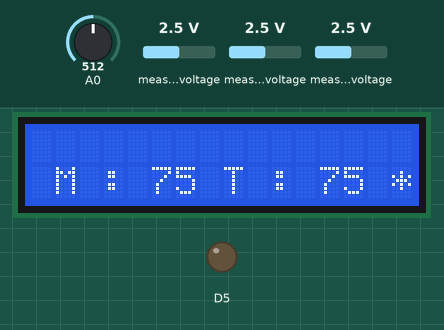
Simulated run of this sketch. Board: ESP8266 (NodeMCU). Parts: 16×2 character LCD, output pins drawn as LEDs (lit = HIGH). The test bench sets the inputs (shaded band); at power-on: A0 = 512, measured voltage 2.5 V. WiFi joins after 1.5 s; servers stay silent unless stated; random numbers use the default seed unless the sketch sets one; no MQTT or app messages arrive unless stated; what the sketch prints to the serial monitor is not drawn.

Above: at 2.7 s.
2.8 s: A0 set to 218
5.3 s: A0 set to 185
At 8.1 s:
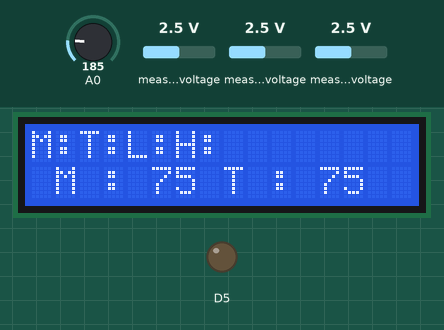
8.8 s: A0 set to 210
At 10.2 s:
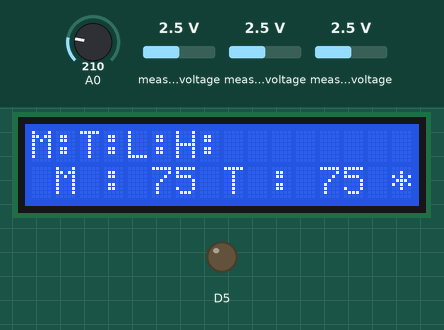
10.5 s: measured voltage (sensor 200) set to 0.1 V
At 11.1 s:
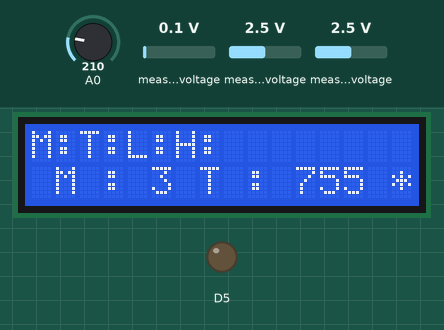
12.1 s: measured voltage (sensor 201) set to 0.1 V
At 13.1 s:
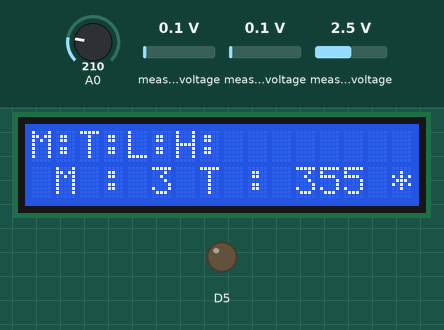
13.8 s: measured voltage (sensor 200) set to 1.2 V
At 15.1 s:
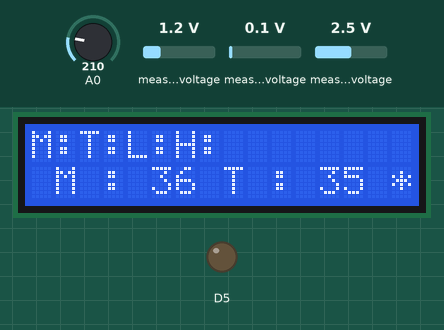
Timing chart, 0 to 16.4 s (numbered marks = the images above; inputs shaded):
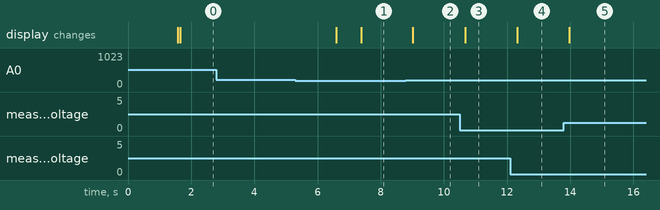

The sketch:

basicMQTT_one.ino
```cpp
#include <ESP8266WiFi.h>
#include <PubSubClient.h>

#include <LiquidCrystal.h>

LiquidCrystal lcd(D0, D3, D4, D6, D7, D8);

#include <Wire.h>
#include <Adafruit_ADS1015.h>

Adafruit_ADS1115 ads;
int16_t adc0, adc1, button;

const char* ssid = "Dialog 4G";
const char* password = "E3344662904";
const char* mqtt_server = "broker.hivemq.com";

WiFiClient espClient;
PubSubClient client_one(espClient);
PubSubClient client_two(espClient);


String loadedData;
String loadedData_2;
boolean written = true;
boolean edittable = false;
//data format THLS

unsigned long butDecTime = 0;
boolean butDecState = false;
boolean butDeclastState = false;

boolean alarmState = false;
boolean long_alarmState = false;


void setup() {
  Serial.begin(115200);
  setup_wifi();
  client_one.setServer(mqtt_server, 1883);
  client_one.setCallback(callback);

  ads.setGain(GAIN_ONE);
  lcd.begin(16, 2);
  ads.begin();

  pinMode(A0, INPUT);
  pinMode(D5, OUTPUT);
}

void loop() {
  if (!client_one.connected()) {
    reconnect();
  }
  client_one.loop();
  int readValue = analogRead(A0);
  if (readValue > 200) {
    written = false;
    lcd.setCursor(15, 1);
    lcd.print("*");
    sendUpdates();
    lcd.setCursor(15, 1);
    lcd.print(" ");
  } else {
    if (written == false) {
      displayLCD(loadedData);
    }
  }

  if (long_alarmState == true) {
    Serial.println("long alarm on");
    digitalWrite(D5, HIGH);
    delay(1000);
    digitalWrite(D5, LOW);
    delay(1000);
    digitalWrite(D5, HIGH);
    delay(1000);
    digitalWrite(D5, LOW);
    delay(1000);
    digitalWrite(D5, HIGH);
    delay(1000);
    digitalWrite(D5, LOW);
    delay(1000);
    long_alarmState = false;;
  } else {
    if (alarmState == true) {
      Serial.println("Alarm On");
      digitalWrite(D5, HIGH);
      delay(50);
      digitalWrite(D5, LOW);
      delay(50);
      alarmState = false;
    }
  }
  delay(800);
}
```

data_send.ino
```cpp
void sendUpdates() {
  int readValue = analogRead(A0);
  String sendMsg;
  char msg[50];
  while (readValue > 200) {
    adc0 = map(ads.readADC_SingleEnded(0), 20, 26500, 0, 99); //light //2k
    adc1 = map(ads.readADC_SingleEnded(1), 0, 26500, 0, 99); //moisture //100k
    button = map(ads.readADC_SingleEnded(2), -14, 24781, 0, 99);

    readValue = analogRead(A0);

    lcd.setCursor(0, 1);
    sendMsg = String(adc0) + String(adc1);
    lcd.print(" M : " + String(adc0) + " T : " + String(adc1));
    delay(800);
  }
  //delay(1000);
  snprintf (msg, 75, "p%d", sendMsg.toInt());
  client_one.publish("plant_side", msg);
  Serial.println("msg sent");

}
```

display.ino
```cpp
void displayLCD(String data) {
  String temp, humid, light, moist;
  moist = data.substring(0, 2);
  temp = data.substring(2, 4);
  light = data.substring(4, 6);
  humid = data.substring(6, 8);

  String alarm = data.substring(9, 10);
  if (alarm.toInt() == 1) {
    alarmState = true;
  }

  String long_alarm = data.substring(8,9);
    if (long_alarm.toInt() == 1) {
    long_alarmState = true;
  }
  String disText = "M:" + moist + "T:" + temp + "L:" + light + "H:" + humid;
  //lcd.clear();
  lcd.setCursor(0, 0);
  lcd.print(disText);
  written = true;
  loadedData = "";
}
```

mqtt_func.ino
```cpp
void setup_wifi() {
  delay(10);
  Serial.println();
  Serial.print("Connecting to ");
  Serial.println(ssid);

  WiFi.begin(ssid, password);

  while (WiFi.status() != WL_CONNECTED) {
    delay(500);
    Serial.print(".");
  }

  randomSeed(micros());

  Serial.println("");
  Serial.println("WiFi connected");
  Serial.println("IP address: ");
  Serial.println(WiFi.localIP());
}

void callback(char* topic, byte* payload, unsigned int length) {
  Serial.print("Message arrived [");
  Serial.print(topic);
  Serial.print("] ");
  for (int i = 0; i < length; i++) {
    loadedData += String((char)payload[i]);
    Serial.print(String((char)payload[i]));
  }
  written = false;
}

void reconnect() {
  while (!client_one.connected()) {
    Serial.print("Attempting MQTT connection...");
    String clientId = "ESP8266Client-";
    clientId += String(random(0xffff), HEX);
    // Attempt to connect
    if (client_one.connect(clientId.c_str()))  {
      Serial.println("connected");
      client_one.subscribe("node_red");
    } else {
      Serial.print("failed, rc=");
      Serial.print(client_one.state());
      Serial.println(" try again in 5 seconds");
      delay(5000);
    }
  }
}
```

Measured:
- the behaviour switches between 201 and 200 on A0 (found by bisection; images 0 and 1)
- after the input at 2.8 s, every drawn part: stays the same
- after the input at 5.3 s, the display: first changes after 1.3 s (image 1 shows a later state)
- after the input at 8.8 s, the display: changes after 0.22 s (image 2)
- after the input at 10.5 s, the display: changes after 0.17 s (image 3)
- after the input at 12.1 s, the display: changes after 0.22 s (image 4)
- after the input at 13.8 s, the display: changes after 0.18 s (image 5)
